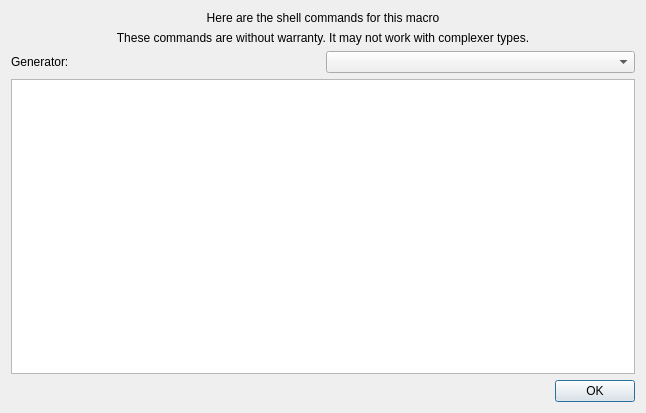
<?xml version="1.0" encoding="UTF-8"?>
<ui version="4.0">
 <class>GenerateScriptDialog</class>
 <widget class="QDialog" name="GenerateScriptDialog">
  <property name="geometry">
   <rect>
    <x>0</x>
    <y>0</y>
    <width>646</width>
    <height>413</height>
   </rect>
  </property>
  <property name="windowTitle">
   <string>Script</string>
  </property>
  <layout class="QVBoxLayout" name="verticalLayout">
   <item>
    <widget class="QLabel" name="label">
     <property name="text">
      <string>Here are the shell commands for this macro</string>
     </property>
     <property name="alignment">
      <set>Qt::AlignCenter</set>
     </property>
    </widget>
   </item>
   <item>
    <widget class="QLabel" name="label_3">
     <property name="text">
      <string>These commands are without warranty. It may not work with complexer types.</string>
     </property>
     <property name="alignment">
      <set>Qt::AlignCenter</set>
     </property>
    </widget>
   </item>
   <item>
    <layout class="QHBoxLayout" name="horizontalLayout_2">
     <item>
      <widget class="QLabel" name="label_2">
       <property name="text">
        <string>Generator:</string>
       </property>
      </widget>
     </item>
     <item>
      <widget class="QComboBox" name="program_box"/>
     </item>
    </layout>
   </item>
   <item>
    <widget class="QPlainTextEdit" name="script_edit">
     <property name="readOnly">
      <bool>true</bool>
     </property>
    </widget>
   </item>
   <item>
    <layout class="QHBoxLayout" name="horizontalLayout">
     <item>
      <spacer name="horizontalSpacer">
       <property name="orientation">
        <enum>Qt::Horizontal</enum>
       </property>
       <property name="sizeHint" stdset="0">
        <size>
         <width>40</width>
         <height>20</height>
        </size>
       </property>
      </spacer>
     </item>
     <item>
      <widget class="QPushButton" name="ok_button">
       <property name="text">
        <string>OK</string>
       </property>
      </widget>
     </item>
    </layout>
   </item>
  </layout>
 </widget>
 <resources/>
 <connections/>
</ui>
